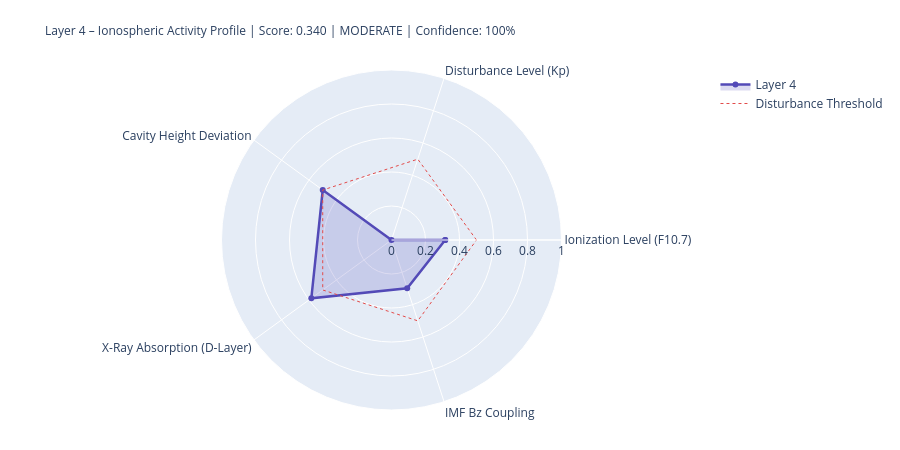

The notebook cell this image was saved under:
### Markdown cell above
---
## 4. State Assessment & Handoff to Layer 5

### Code cell
# ============================================================
# LAYER-4-SCORE
# ============================================================

COMPONENTS = {
    'Ionization Level (F10.7)':    {'score': ioniz,       'source': 'primary' if f107_now else 'from_layer0', 'dynamic': True},
    'Disturbance Level (Kp)':          {'score': disturb,     'source': 'primary' if kp_now   else 'from_layer0', 'dynamic': True},
    'Cavity Height Deviation':    {'score': h_dev,       'source': 'derived',                                'dynamic': True},
    'X-Ray Absorption (D-Layer)':{'score': xray_ioniz,  'source': 'primary' if xray_now else 'missing',     'dynamic': True},
    'IMF Bz Coupling':             {'score': bz_coupling, 'source': 'primary' if bz_now   else 'from_layer0', 'dynamic': True},
}

available    = {k: v['score'] for k, v in COMPONENTS.items() if v['score'] is not None}
unavailable  = [k for k, v in COMPONENTS.items() if v['score'] is None]
layer4_score = round(sum(available.values()) / len(available), 4) if available else None
confidence   = round(len(available) / len(COMPONENTS), 2)
level = ('unknown' if layer4_score is None
         else 'quiet'   if layer4_score < 0.3
         else 'moderate' if layer4_score < 0.6
         else 'active')
dominant_l4 = max(available, key=available.get) if available else 'none'

# Resonance delta for Schumann SR-1
sr1_ref = schumann_freq(1, 80.0)
sr1_now = schumann_freq(1, h_eff)
sr1_delta_mhz = (sr1_now - sr1_ref) * 1000

# Propagation conditions
prop_cond = ('disturbed'   if kp_val > 4
             else 'unsettled' if kp_val > 2
             else 'normal')
if xray_class in ['X', 'M']:
    prop_cond = 'Radio-Blackout moeglich'

W = 68
print('=' * W)
print('LAYER 4 – IONOSPHERE – STATE ASSESSMENT')
print('=' * W)
for name, comp in COMPONENTS.items():
    s = comp['score']
    if s is not None:
        bar = '█' * int(s * 20) + '░' * (20 - int(s * 20))
        print(f'  {name:<36} {bar}  {s:.3f}  [{comp["source"]}]')
    else:
        print(f'  {name:<36} {"─" * 20}  n/a   [missing]')
print('-' * W)
print(f'  Score:          {layer4_score:.3f}  ({len(available)}/{len(COMPONENTS)} components)')
print(f'  Confidence:     {confidence:.0%}')
print(f'  Level:          {level.upper()}')
print(f'  Dominant:       {dominant_l4}')
print(f'  Cavity height:  {h_eff:.1f} km  (Ref: 80.0 km)')
print(f'  SR-1:           {sr1_now:.3f} Hz  (Δ {sr1_delta_mhz:+.1f} mHz vs. ref)')
print(f'  Propagation:    {prop_cond}')
print(f'  X-Ray:          {xray_class}-class  ({xray_now:.2e} W/m²)' if xray_now else '  X-Ray:          n/a')
print('=' * W)

# Radar
cats   = list(available.keys())
vals_r = list(available.values())
if len(cats) >= 3:
    fig = go.Figure()
    fig.add_trace(go.Scatterpolar(
        r=vals_r + [vals_r[0]], theta=cats + [cats[0]],
        fill='toself', fillcolor='rgba(83,74,183,0.20)',
        line=dict(color='#534AB7', width=2.5), name='Layer 4'
    ))
    fig.add_trace(go.Scatterpolar(
        r=[0.5] * (len(cats)+1), theta=cats + [cats[0]],
        line=dict(color='#E24B4A', dash='dot', width=1),
        mode='lines', name='Disturbance Threshold'
    ))
    fig.update_layout(
        title=dict(
            text=f'Layer 4 – Ionospheric Activity Profile | Score: {layer4_score:.3f} | {level.upper()} | Confidence: {confidence:.0%}',
            font=dict(size=12)
        ),
        polar=dict(radialaxis=dict(visible=True, range=[0, 1])),
        height=450, showlegend=True,
        margin=dict(l=80, r=80, t=70, b=40)
    )
    fig.show()

### Figure 1 — Plotly figure (JSON) as saved in the notebook; plotly's stock layout.template omitted (floating-point values rounded to 4 significant figures)
{"data": [{"fill": "toself", "fillcolor": "rgba(83,74,183,0.20)", "line": {"color": "#534AB7", "width": 2.5}, "name": "Layer 4", "r": [0.316, 0.0, 0.5, 0.583, 0.299, 0.316], "theta": ["Ionization Level (F10.7)", "Disturbance Level (Kp)", "Cavity Height Deviation", "X-Ray Absorption (D-Layer)", "IMF Bz Coupling", "Ionization Level (F10.7)"], "type": "scatterpolar"}, {"line": {"color": "#E24B4A", "dash": "dot", "width": 1}, "mode": "lines", "name": "Disturbance Threshold", "r": [0.5, 0.5, 0.5, 0.5, 0.5, 0.5], "theta": ["Ionization Level (F10.7)", "Disturbance Level (Kp)", "Cavity Height Deviation", "X-Ray Absorption (D-Layer)", "IMF Bz Coupling", "Ionization Level (F10.7)"], "type": "scatterpolar"}], "layout": {"height": 450, "margin": {"b": 40, "l": 80, "r": 80, "t": 70}, "polar": {"radialaxis": {"range": [0, 1], "visible": true}}, "showlegend": true, "title": {"font": {"size": 12}, "text": "Layer 4 – Ionospheric Activity Profile | Score: 0.340 | MODERATE | Confidence: 100%"}}}
